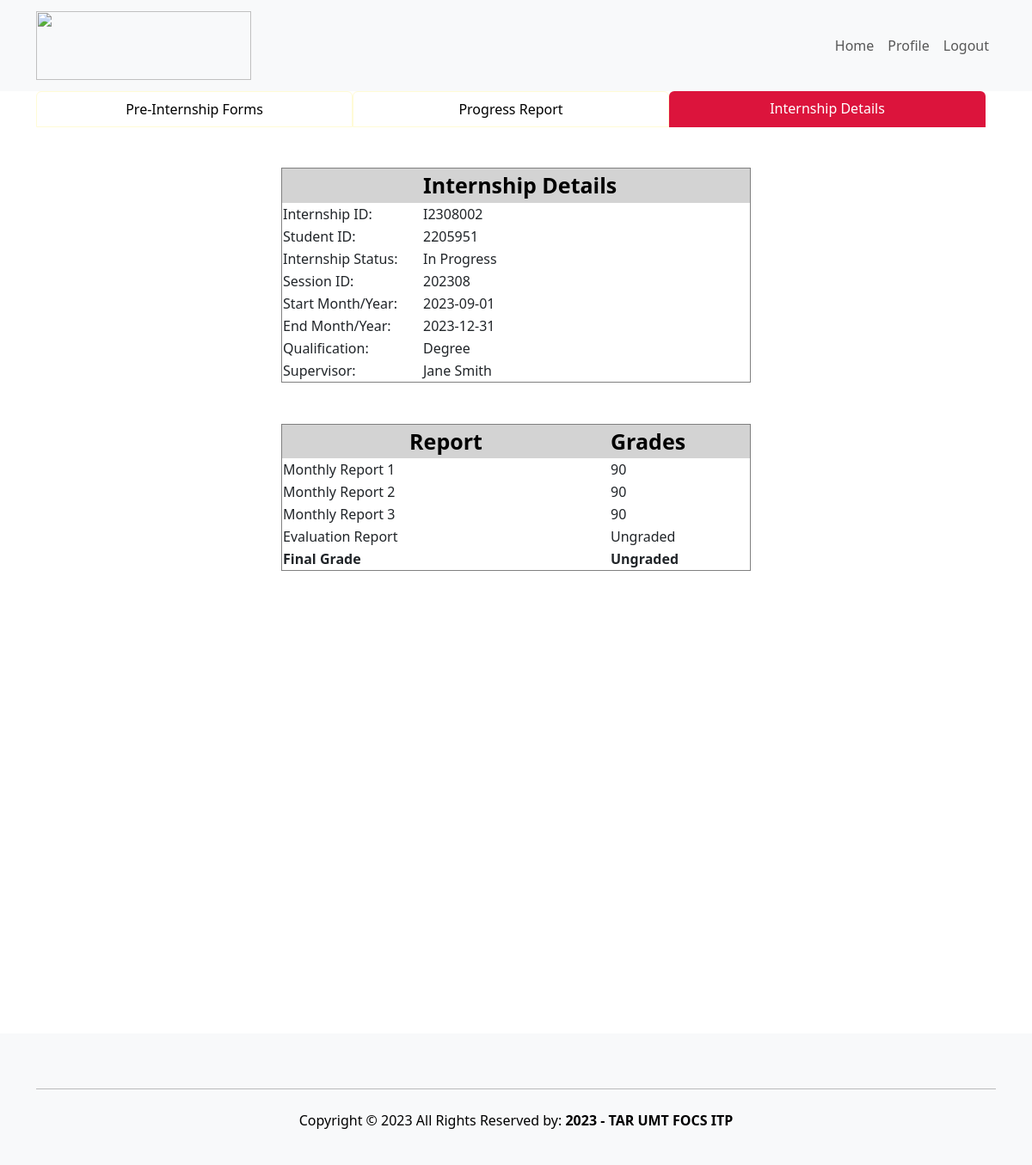
The page /student/InternshipDetails.php (signed in) on the database its author committed.
### tables this page shows
CREATE TABLE `internship` (
  `internshipID` varchar(10) NOT NULL,
  `studID` varchar(10) DEFAULT NULL,
  `sessionID` varchar(10) DEFAULT NULL,
  `indemnity` varchar(100) DEFAULT NULL,
  `indemnityStatus` enum('Accepted','Rejected','Pending','Missing') DEFAULT NULL,
  `parentAcknowledgement` varchar(100) DEFAULT NULL,
  `parentAcknowledgementStatus` enum('Accepted','Rejected','Pending','Missing') DEFAULT NULL,
  `companyAcceptance` varchar(100) DEFAULT NULL,
  `companyAcceptanceStatus` enum('Accepted','Rejected','Pending','Missing') DEFAULT NULL,
  `monthlyReport1` varchar(100) DEFAULT NULL,
  `monthlyReport1Grade` int(11) DEFAULT NULL,
  `monthlyReport2` varchar(100) DEFAULT NULL,
  `monthlyReport2Grade` int(11) DEFAULT NULL,
  `monthlyReport3` varchar(100) DEFAULT NULL,
  `monthlyReport3Grade` int(11) DEFAULT NULL,
  `evaluationReport` varchar(100) DEFAULT NULL,
  `evaluationReportGrade` int(11) DEFAULT NULL,
  `finalGrade` int(11) DEFAULT NULL,
  `internshipStatus` enum('In Progress','Completed','Suspended','Terminated') DEFAULT NULL
);

CREATE TABLE `session` (
  `sessionID` varchar(10) NOT NULL,
  `startMonthYear` date DEFAULT NULL,
  `endMonthYear` date DEFAULT NULL,
  `qualification` enum('Diploma','Degree') DEFAULT NULL
);

CREATE TABLE `staff` (
  `staffID` varchar(10) NOT NULL,
  `staffName` varchar(50) DEFAULT NULL,
  `staffEmail` varchar(50) DEFAULT NULL,
  `staffIC` varchar(12) DEFAULT NULL,
  `staffGender` enum('Male','Female','Other') DEFAULT NULL,
  `staffPhoneNo` varchar(15) DEFAULT NULL,
  `staffPassword` varchar(50) NOT NULL
);

### student/InternshipDetails.php (the view, shortened to what this page needs)
<?php
include 'studentHeader.php';
?>
    <form id="form1" style="min-height:100vh;" runat="server">
        <div class="container row justify-content-md-center mx-auto">
            <div class="nav nav-tabs border-0" id="nav-tab" role="tablist">
                <a href="PreInternship.php" class="nav-link col-4 text-black text-center" style="border-color: #FFFBD6">
                    Pre-Internship Forms
                </a>
                <a href="Progress.php" class="nav-link col-4 text-black text-center" style="border-color: #FFFBD6">
                    Progress Report
                </a>
                <a href="InternshipDetails.php" class="nav-link active col-4 text-white border-0 text-center" style="background-color: #dc143c">
                    Internship Details
                </a>
            </div>
        </div>
    <div style="overflow-x: scroll; height:60vh;" class="container row justify-content-md-center mx-auto">
        <div class="container">
            <?php
            require 'connect.php';
            $internshipSql = "SELECT
                        internship.internshipID,
                        internship.studID,
                        internship.internshipStatus,
                        internship.sessionID,
                        session.startMonthYear,
                        session.endMonthYear,
                        session.qualification,
                        staff.staffName AS supervisorName
                    FROM internship
                    INNER JOIN session ON internship.sessionID = session.sessionID
                    INNER JOIN supervisor ON session.sessionID = supervisor.sessionID
                    INNER JOIN staff ON supervisor.staffID = staff.staffID
                    WHERE internship.studID = $studID";
            $internshipResult = $con->query($internshipSql);
            if ($internshipResult->num_rows > 0) {
                echo '<div style="display: flex; justify-content: center;">';
                echo '<table style="width: 50%;" border="1">';
                echo '<tr style="background-color: lightgray; color: black; text-align: center; font-size: 25px; font-weight: bold;">';
                echo '<th style="width: 30%; "></th>';
                echo '<th style="width: 70%;text-align: left;">Internship Details</th>';
                echo '</tr>';
                while ($row = $internshipResult->fetch_assoc()) {
                    echo "<tr><td>Internship ID:</td><td>" . $row["internshipID"] . "</td></tr>";
                    echo "<tr><td>Student ID:</td><td>" . $row["studID"] . "</td></tr>";
                    echo "<tr><td>Internship Status:</td><td>" . $row["internshipStatus"] . "</td></tr>";
                    echo "<tr><td>Session ID:</td><td>" . $row["sessionID"] . "</td></tr>";
                    echo "<tr><td>Start Month/Year:</td><td>" . $row["startMonthYear"] . "</td></tr>";
                    echo "<tr><td>End Month/Year:</td><td>" . $row["endMonthYear"] . "</td></tr>";
                    echo "<tr><td>Qualification:</td><td>" . $row["qualification"] . "</td></tr>";
                    echo "<tr><td>Supervisor:</td><td>" . $row["supervisorName"] . "</td></tr>";
                }
                echo '</table>';
                echo '</div>';
            } else {
                echo "No internship details found for this student.";
            }
            $reportSql = "SELECT * FROM internship WHERE studID = $studID";
            $reportResult = $con->query($reportSql);
            if ($reportResult->num_rows > 0) {
                echo '<br>';
                echo '<br>';
                echo '<div style="display: flex; justify-content: center;">';
                echo '<table style="width: 50%;" border="1">';
                echo '<tr style="background-color: lightgray; color: black; text-align: center; font-size: 25px; font-weight: bold;">';
                echo '<th style="width: 70%; text-align: center;">Report</th>';
                echo '<th style="width: 30%; text-align: left;">Grades</th>';
                echo '</tr>';
                $reportFields = array(
                    'monthlyReport1' => 'Monthly Report 1',
                    'monthlyReport2' => 'Monthly Report 2',
                    'monthlyReport3' => 'Monthly Report 3',
                    'evaluationReport' => 'Evaluation Report'
                );
                while ($row = $reportResult->fetch_assoc()) {
                    foreach ($reportFields as $fieldName => $fieldLabel) {
                        $grade = $row[$fieldName . 'Grade'];
                        if ($grade === null) {
                            $grade = "Ungraded";
                        }
                        echo "<tr>
                                        <td>$fieldLabel</td>
                                        <td>$grade</td>
                                    </tr>";
                    }
                    $finalGrade = $row['finalGrade'];
                }
                if ($finalGrade === null) {
                    $finalGrade = "Ungraded";
                }
                echo "<tr>
                                <td><b>Final Grade</b></td>
                                <td><b> $finalGrade </b></td>
                            </tr>";
                echo '</table>';
            } else {
                echo "No report grades found for this student.";
            }
            ?>
        </div>
    </div>
</form>
<?php
include 'studentFooter.php';
?>

### rows shown on the page
internship: internshipID "I2308002", studID "2205951", internshipStatus "In Progress", sessionID "202308", sessionID.startMonthYear "2023-09-01", sessionID.endMonthYear "2023-12-31", sessionID.qualification "Degree", staff.staffName "Jane Smith", fieldLabel "Monthly Report 1", monthlyReport1Grade "90", fieldLabel "Monthly Report 2", monthlyReport2Grade "90", fieldLabel "Monthly Report 3", monthlyReport3Grade "90", fieldLabel "Evaluation Report", grade "Ungraded"

### other values the page prints
$finalGrade "Ungraded"
